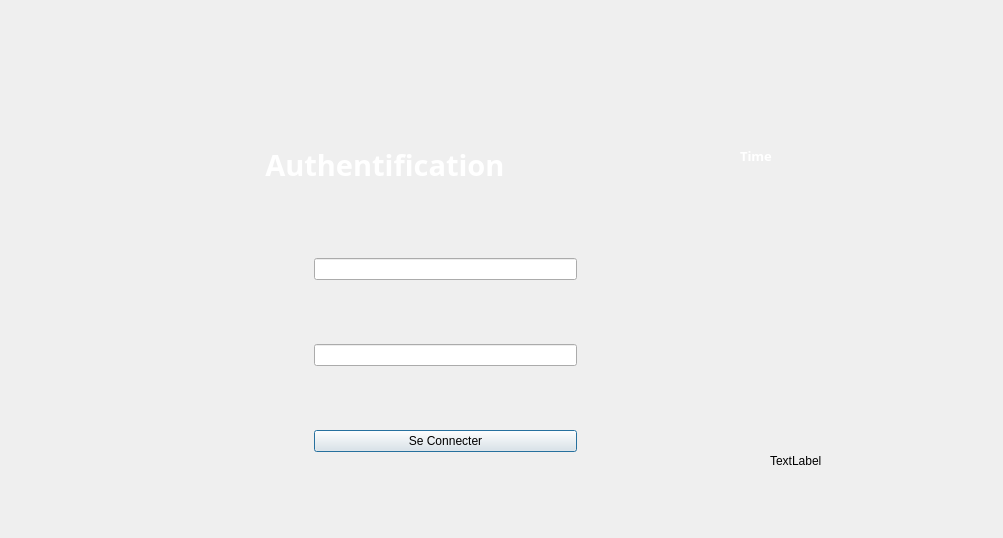
<?xml version="1.0" encoding="UTF-8"?>
<ui version="4.0">
 <class>authentification</class>
 <widget class="QDialog" name="authentification">
  <property name="geometry">
   <rect>
    <x>0</x>
    <y>0</y>
    <width>1003</width>
    <height>538</height>
   </rect>
  </property>
  <property name="windowTitle">
   <string>Dialog</string>
  </property>
  <widget class="QStackedWidget" name="stackedWidget_connexion">
   <property name="geometry">
    <rect>
     <x>30</x>
     <y>20</y>
     <width>961</width>
     <height>541</height>
    </rect>
   </property>
   <property name="styleSheet">
    <string notr="true"/>
   </property>
   <property name="currentIndex">
    <number>0</number>
   </property>
   <widget class="QWidget" name="page_3">
    <widget class="QLabel" name="incorrect_2">
     <property name="geometry">
      <rect>
       <x>357</x>
       <y>535</y>
       <width>521</width>
       <height>16</height>
      </rect>
     </property>
     <property name="styleSheet">
      <string notr="true">font-size:13px;
color:red;
background:none;</string>
     </property>
     <property name="text">
      <string/>
     </property>
    </widget>
    <widget class="QWidget" name="layoutWidget_2">
     <property name="geometry">
      <rect>
       <x>20</x>
       <y>180</y>
       <width>791</width>
       <height>311</height>
      </rect>
     </property>
     <layout class="QGridLayout" name="gridLayout_3">
      <item row="0" column="1">
       <widget class="QLineEdit" name="line_username_2">
        <property name="styleSheet">
         <string notr="true"/>
        </property>
       </widget>
      </item>
      <item row="1" column="1">
       <widget class="QLineEdit" name="line_password_2">
        <property name="styleSheet">
         <string notr="true"/>
        </property>
        <property name="echoMode">
         <enum>QLineEdit::Password</enum>
        </property>
       </widget>
      </item>
      <item row="2" column="1">
       <widget class="QPushButton" name="pushButton_2">
        <property name="text">
         <string>Se Connecter</string>
        </property>
       </widget>
      </item>
      <item row="0" column="2">
       <spacer name="horizontalSpacer_3">
        <property name="orientation">
         <enum>Qt::Horizontal</enum>
        </property>
        <property name="sizeHint" stdset="0">
         <size>
          <width>40</width>
          <height>20</height>
         </size>
        </property>
       </spacer>
      </item>
      <item row="0" column="0">
       <spacer name="horizontalSpacer_4">
        <property name="orientation">
         <enum>Qt::Horizontal</enum>
        </property>
        <property name="sizeHint" stdset="0">
         <size>
          <width>40</width>
          <height>20</height>
         </size>
        </property>
       </spacer>
      </item>
     </layout>
    </widget>
    <widget class="QWidget" name="layoutWidget_4">
     <property name="geometry">
      <rect>
       <x>130</x>
       <y>0</y>
       <width>531</width>
       <height>171</height>
      </rect>
     </property>
     <layout class="QVBoxLayout" name="verticalLayout_2"/>
    </widget>
    <widget class="QLabel" name="timer_2">
     <property name="geometry">
      <rect>
       <x>710</x>
       <y>100</y>
       <width>151</width>
       <height>71</height>
      </rect>
     </property>
     <property name="font">
      <font>
       <family>Perpetua Titling MT</family>
       <pointsize>10</pointsize>
       <weight>75</weight>
       <bold>true</bold>
      </font>
     </property>
     <property name="styleSheet">
      <string notr="true">color: rgb(255, 255, 255);</string>
     </property>
     <property name="text">
      <string>Time</string>
     </property>
    </widget>
    <widget class="QLabel" name="logo_2">
     <property name="geometry">
      <rect>
       <x>30</x>
       <y>50</y>
       <width>81</width>
       <height>101</height>
      </rect>
     </property>
     <property name="styleSheet">
      <string notr="true">image:url(:/new/prefix1/img/logo.png)</string>
     </property>
     <property name="text">
      <string/>
     </property>
    </widget>
    <widget class="QLabel" name="label22">
     <property name="geometry">
      <rect>
       <x>-60</x>
       <y>-50</y>
       <width>1111</width>
       <height>681</height>
      </rect>
     </property>
     <property name="minimumSize">
      <size>
       <width>1111</width>
       <height>681</height>
      </size>
     </property>
     <property name="text">
      <string>TextLabel</string>
     </property>
    </widget>
    <widget class="QLabel" name="label_4">
     <property name="enabled">
      <bool>true</bool>
     </property>
     <property name="geometry">
      <rect>
       <x>160</x>
       <y>60</y>
       <width>529</width>
       <height>169</height>
      </rect>
     </property>
     <property name="sizePolicy">
      <sizepolicy hsizetype="Preferred" vsizetype="Preferred">
       <horstretch>0</horstretch>
       <verstretch>0</verstretch>
      </sizepolicy>
     </property>
     <property name="font">
      <font>
       <family>Roman</family>
       <pointsize>22</pointsize>
       <weight>75</weight>
       <italic>false</italic>
       <bold>true</bold>
      </font>
     </property>
     <property name="styleSheet">
      <string notr="true">color: rgb(255, 255, 255);</string>
     </property>
     <property name="text">
      <string>          Authentification</string>
     </property>
    </widget>
    <widget class="QLabel" name="label_logo1">
     <property name="geometry">
      <rect>
       <x>740</x>
       <y>370</y>
       <width>171</width>
       <height>141</height>
      </rect>
     </property>
     <property name="text">
      <string>TextLabel</string>
     </property>
    </widget>
    <zorder>label22</zorder>
    <zorder>incorrect_2</zorder>
    <zorder>layoutWidget_2</zorder>
    <zorder>layoutWidget_4</zorder>
    <zorder>timer_2</zorder>
    <zorder>logo_2</zorder>
    <zorder>label_4</zorder>
    <zorder>label_logo1</zorder>
   </widget>
   <widget class="QWidget" name="page_4">
    <widget class="QLabel" name="label_5">
     <property name="geometry">
      <rect>
       <x>80</x>
       <y>110</y>
       <width>101</width>
       <height>31</height>
      </rect>
     </property>
     <property name="font">
      <font>
       <pointsize>14</pointsize>
      </font>
     </property>
     <property name="text">
      <string>User</string>
     </property>
    </widget>
    <widget class="QLabel" name="label_6">
     <property name="geometry">
      <rect>
       <x>80</x>
       <y>220</y>
       <width>121</width>
       <height>41</height>
      </rect>
     </property>
     <property name="font">
      <font>
       <pointsize>12</pointsize>
      </font>
     </property>
     <property name="text">
      <string>Mot De Passe</string>
     </property>
    </widget>
    <widget class="QLineEdit" name="lineEdit_usercre_2">
     <property name="geometry">
      <rect>
       <x>300</x>
       <y>120</y>
       <width>113</width>
       <height>22</height>
      </rect>
     </property>
    </widget>
    <widget class="QLineEdit" name="lineEdit_mdpcre_2">
     <property name="geometry">
      <rect>
       <x>300</x>
       <y>230</y>
       <width>113</width>
       <height>22</height>
      </rect>
     </property>
    </widget>
    <widget class="QPushButton" name="pushButton_creationcompte_2">
     <property name="geometry">
      <rect>
       <x>80</x>
       <y>330</y>
       <width>93</width>
       <height>28</height>
      </rect>
     </property>
     <property name="text">
      <string>Creer</string>
     </property>
    </widget>
    <widget class="QPushButton" name="pushButton_annulercnx_2">
     <property name="geometry">
      <rect>
       <x>200</x>
       <y>330</y>
       <width>93</width>
       <height>28</height>
      </rect>
     </property>
     <property name="text">
      <string>Annuler</string>
     </property>
    </widget>
   </widget>
  </widget>
 </widget>
 <resources/>
 <connections/>
</ui>
